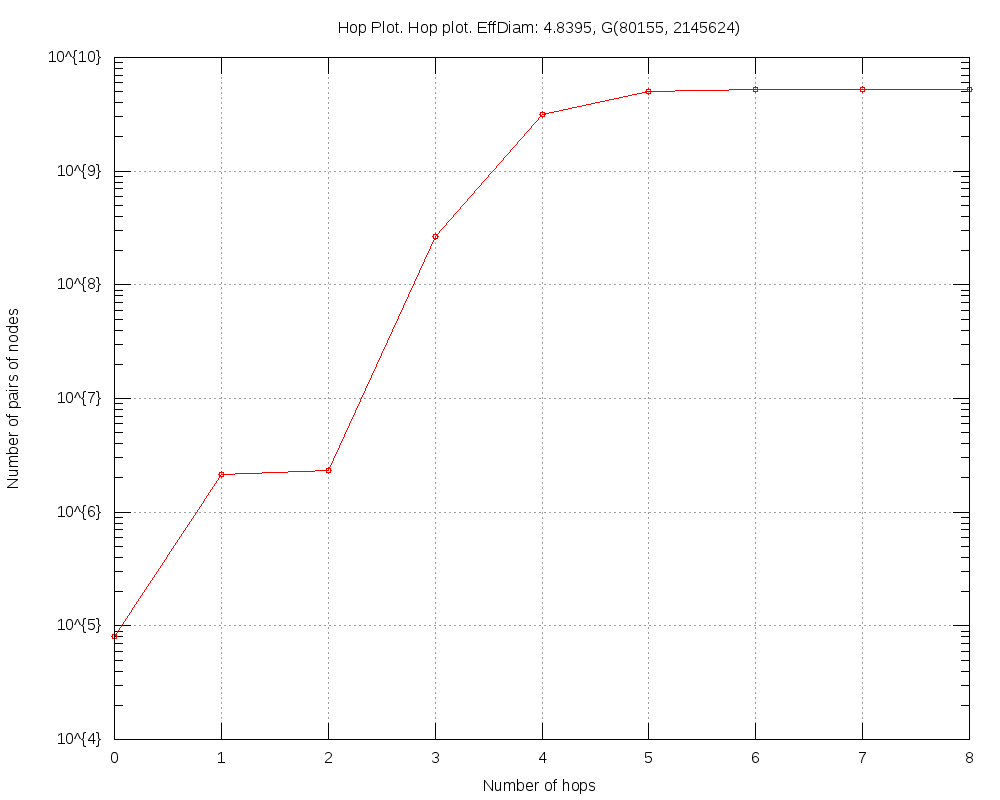

Generate this figure with gnuplot:
#
# Hop Plot. Hop plot. EffDiam: 4.8395, G(80155, 2145624) (Sun May  4 21:56:51 2014)
#

set title "Hop Plot. Hop plot. EffDiam: 4.8395, G(80155, 2145624)"
set key bottom right
set logscale y 10
set format y "10^{%L}"
set mytics 10
set grid
set xlabel "Number of hops"
set ylabel "Number of pairs of nodes"
set tics scale 2
set terminal png size 1000,800
set output 'hop.TCL_1.png'
plot 	"hop.TCL_1.tab" using 1:2 title "" with linespoints pt 6
